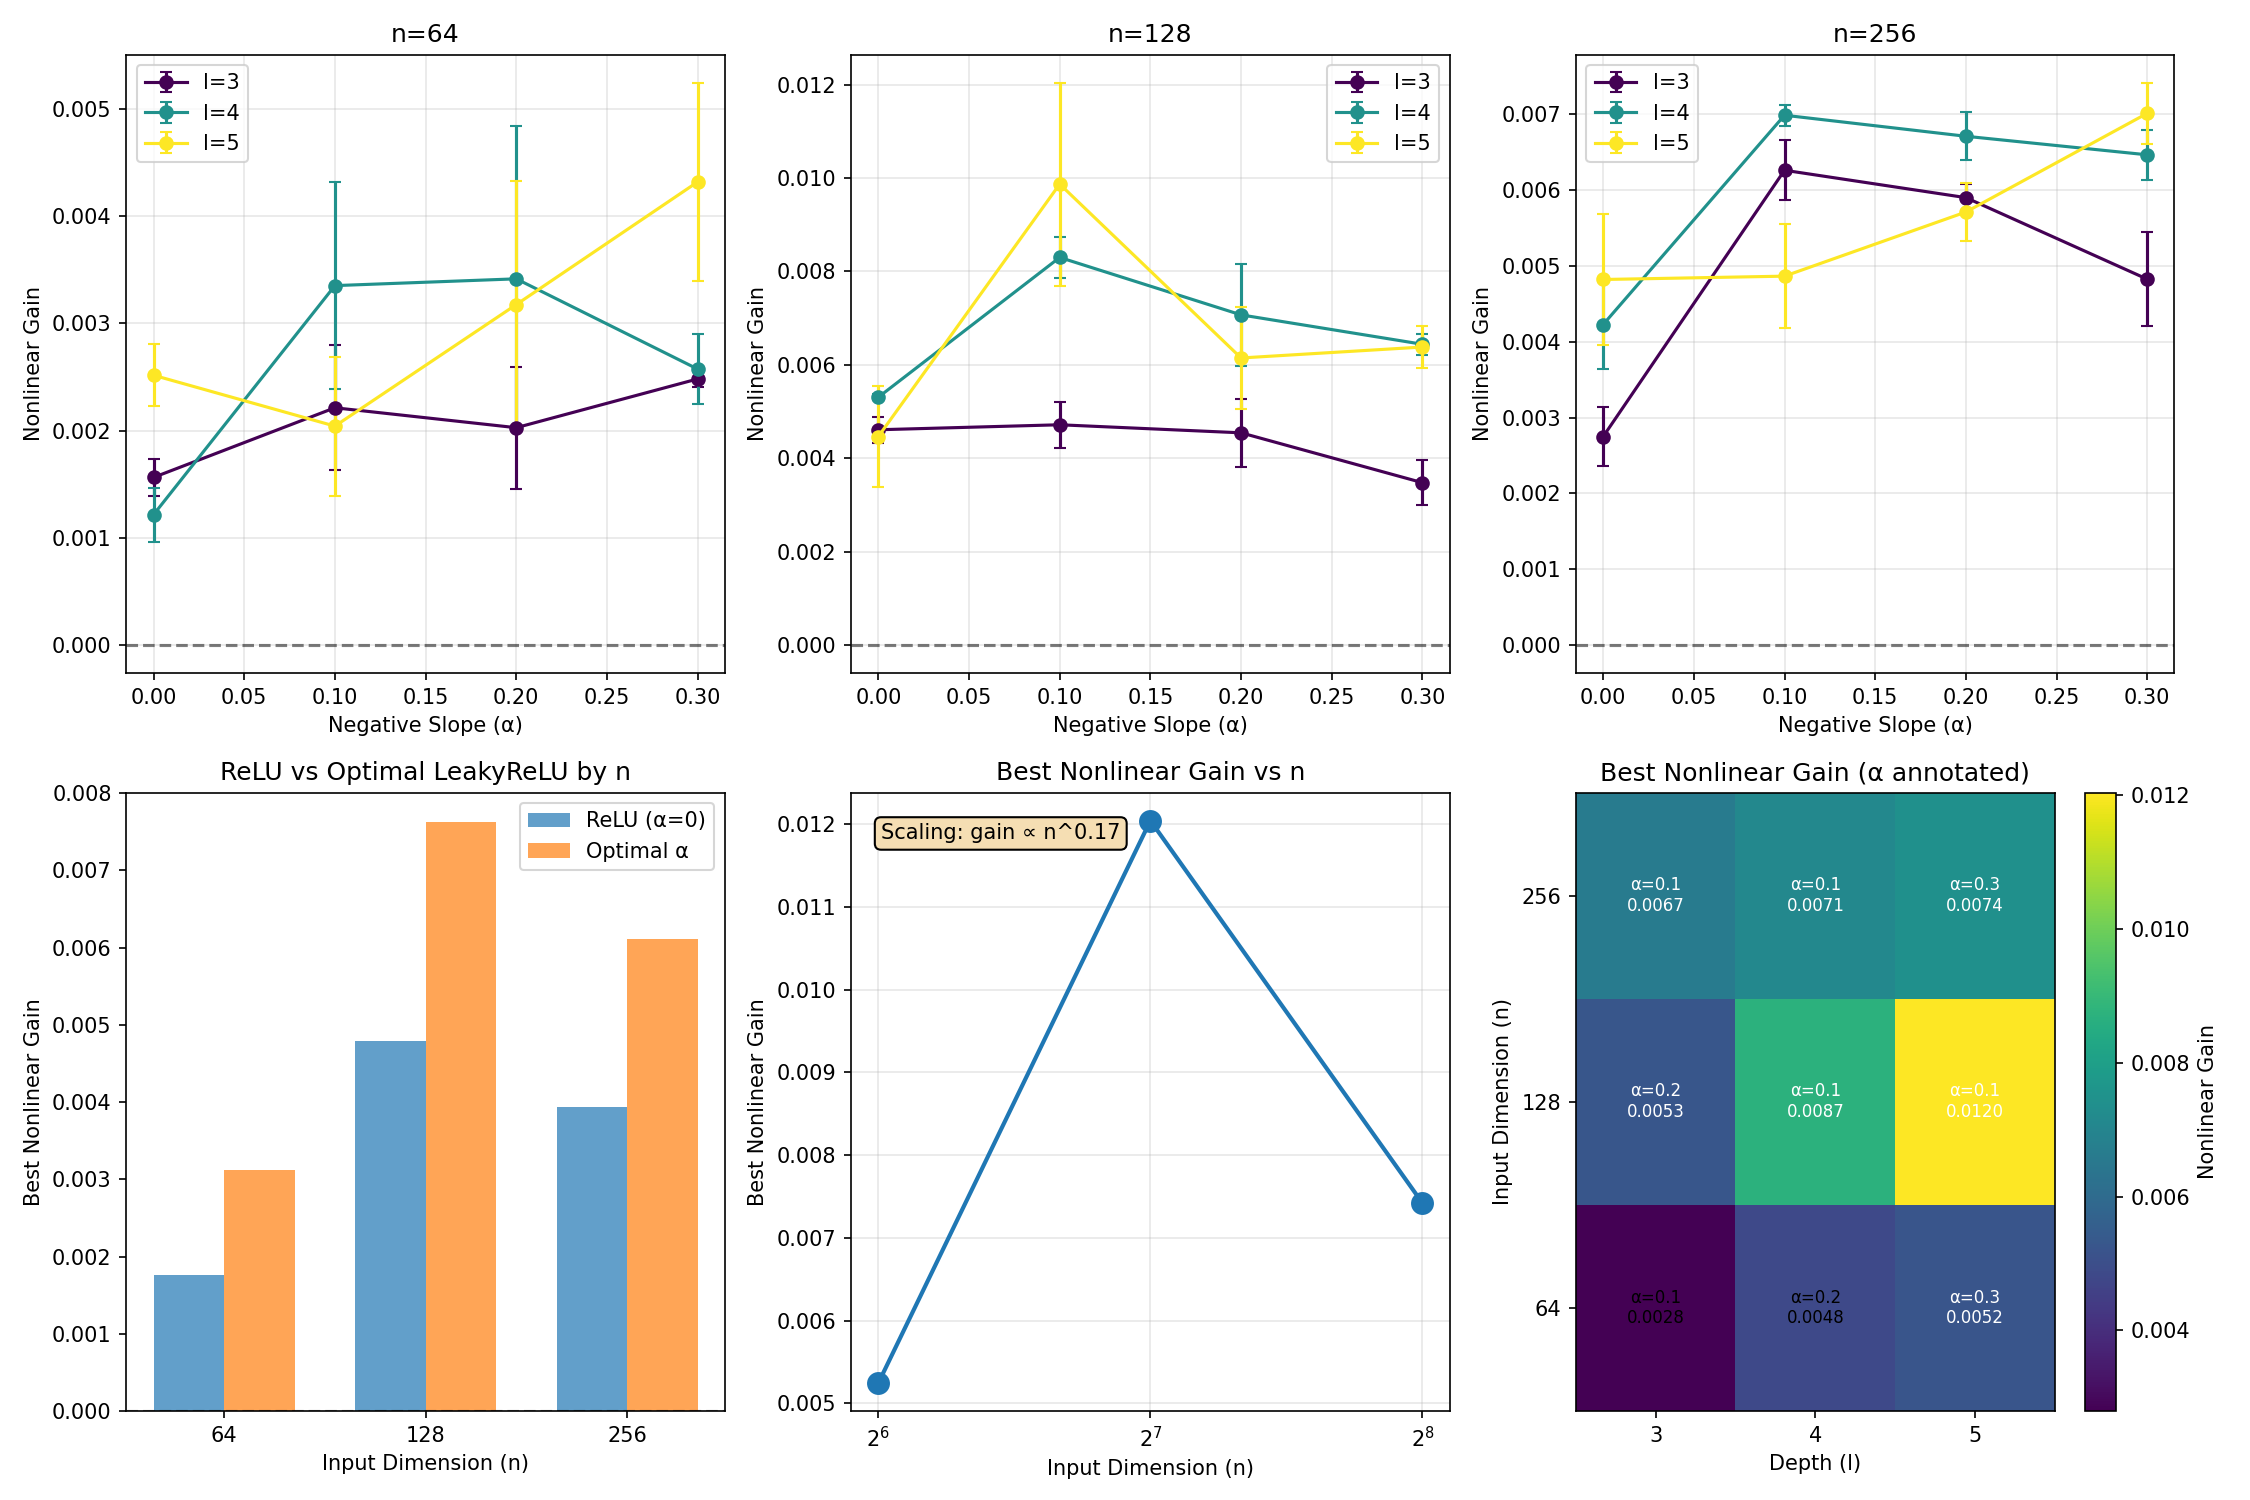

Recreate this plot in Python.
"""
Experiment 13: Combined Optimal Configuration Test

Key question: Do the optimal findings from prior experiments combine synergistically?

Prior findings to combine:
- Exp 12: Optimal α=0.2 for LeakyReLU (44% improvement over default)
- Exp 10: Larger n benefits from more depth (optimal_l scales with log2(n))
- Exp 8: Depth × compression are substitutes (negative interaction r=-0.925)
- Exp 5: Larger n yields higher nonlinear gain with scaled training

Hypothesis:
1. Combining α=0.2 with the best depth/compression at each n should produce
   the highest nonlinear gains observed so far
2. The α=0.2 advantage should persist or increase at larger n
3. There may be an α × depth interaction (optimal α may shift with depth)

Design:
- Test n ∈ {64, 128, 256}
- Test α ∈ {0.0 (ReLU), 0.1, 0.2, 0.3} (around the optimal from Exp 12)
- Test l ∈ {3, 4, 5} (around optimal depths from Exp 10)
- Fixed CR=16 (high compression, known to work well)
- Scaled training: steps ∝ n × (l+1)/2
- 2 seeds per config (for speed)
"""

import torch
import torch.nn as nn
import torch.optim as optim
import numpy as np
import matplotlib.pyplot as plt
from tqdm import tqdm
import json
import os

device = torch.device('cuda' if torch.cuda.is_available() else 'cpu')
print(f"Using device: {device}")

OUTPUT_DIR = "/Users/williamcuozzo/Desktop/ai_projects/nonlinear_features/results_2026-02-26_2340/experiment_13"


class Autoencoder(nn.Module):
    def __init__(self, n: int, m: int, l: int, negative_slope: float):
        super().__init__()
        self.n = n
        self.m = m
        self.l = l
        self.negative_slope = negative_slope

        encoder_layers = []
        for i in range(l):
            encoder_layers.append(nn.Linear(n, n))
            encoder_layers.append(nn.LeakyReLU(negative_slope=negative_slope))
        encoder_layers.append(nn.Linear(n, m))
        self.encoder = nn.Sequential(*encoder_layers)

        decoder_layers = []
        decoder_layers.append(nn.Linear(m, n))
        decoder_layers.append(nn.LeakyReLU(negative_slope=negative_slope))
        for i in range(l - 1):
            decoder_layers.append(nn.Linear(n, n))
            decoder_layers.append(nn.LeakyReLU(negative_slope=negative_slope))
        if l > 0:
            decoder_layers.append(nn.Linear(n, n))
        self.decoder = nn.Sequential(*decoder_layers)

    def encode(self, x):
        return self.encoder(x)

    def decode(self, z):
        return self.decoder(z)

    def forward(self, x):
        z = self.encode(x)
        return self.decode(z), z


def generate_sparse_data(n_samples: int, n_features: int, sparsity: float = 0.1) -> torch.Tensor:
    mask = (torch.rand(n_samples, n_features) < sparsity).float()
    values = torch.rand(n_samples, n_features)
    return (mask * values).to(device)


def measure_encoding_linearity(model, n_samples=500, sparsity=0.1):
    """Measure linearity metrics for the encoder."""
    model.eval()

    with torch.no_grad():
        x = generate_sparse_data(n_samples, model.n, sparsity)
        z = model.encode(x)

        # Fit best linear approximation
        x_with_bias = torch.cat([x, torch.ones(n_samples, 1, device=device)], dim=1)
        W_linear = torch.linalg.lstsq(x_with_bias, z).solution
        z_linear = x_with_bias @ W_linear

        # Linearity score
        z_var = z.var(dim=0).sum()
        residual_var = (z - z_linear).var(dim=0).sum()
        linearity_score = 1 - (residual_var / (z_var + 1e-8)).item()

        # Reconstruction comparison
        x_recon_full, _ = model(x)
        x_recon_linear = model.decode(z_linear)

        mse_full = nn.functional.mse_loss(x_recon_full, x).item()
        mse_linear = nn.functional.mse_loss(x_recon_linear, x).item()
        nonlinear_gain = (mse_linear - mse_full) / (mse_linear + 1e-8)

        # Effective dimensionality of latent space
        z_centered = z - z.mean(dim=0, keepdim=True)
        singular_values = torch.linalg.svdvals(z_centered)
        sv_normalized = singular_values / singular_values.sum()
        effective_dim = (1.0 / (sv_normalized ** 2).sum()).item()
        effective_dim_ratio = effective_dim / model.m

        # Top-1 variance fraction
        sv_squared = singular_values ** 2
        top1_var = (sv_squared[0] / sv_squared.sum()).item()

    model.train()
    return {
        'linearity_score': linearity_score,
        'mse_full': mse_full,
        'mse_linear': mse_linear,
        'nonlinear_gain': nonlinear_gain,
        'effective_dim': effective_dim,
        'effective_dim_ratio': effective_dim_ratio,
        'top1_var': top1_var
    }


def train_model(model, n_steps, batch_size=256, sparsity=0.1, lr=1e-3):
    """Train model for n_steps."""
    optimizer = optim.Adam(model.parameters(), lr=lr)
    losses = []

    for step in range(n_steps):
        x = generate_sparse_data(batch_size, model.n, sparsity)
        optimizer.zero_grad()
        x_recon, z = model(x)
        loss = nn.functional.mse_loss(x_recon, x)
        loss.backward()
        optimizer.step()
        losses.append(loss.item())

    return np.mean(losses[-50:]) if len(losses) >= 50 else np.mean(losses)


def run_experiment():
    """Main experiment: test combined optimal configuration."""

    # Test parameters
    ns = [64, 128, 256]
    alphas = [0.0, 0.1, 0.2, 0.3]  # Include ReLU (0.0) as baseline
    depths = [3, 4, 5]
    compression_ratio = 16

    sparsity = 0.1
    base_steps = 50  # Will be scaled by n and depth
    n_seeds = 2

    all_results = []

    print("=" * 60)
    print("Experiment 13: Combined Optimal Configuration Test")
    print("=" * 60)
    print(f"Input dimensions: {ns}")
    print(f"Negative slopes (alpha): {alphas}")
    print(f"Depths: {depths}")
    print(f"Compression ratio: {compression_ratio}")
    print(f"Base steps: {base_steps} (scaled by n/32 × (l+1)/2)")
    print(f"Seeds: {n_seeds}")
    print("=" * 60)

    total_configs = len(ns) * len(alphas) * len(depths) * n_seeds
    pbar = tqdm(total=total_configs, desc="Running experiments")

    for n in ns:
        m = n // compression_ratio

        for alpha in alphas:
            for l in depths:
                # Scale training with both n and depth (per Exp 5 & 6 findings)
                n_steps = int(base_steps * (n / 32) * (l + 1) / 2)

                for seed in range(n_seeds):
                    torch.manual_seed(42 + seed)
                    np.random.seed(42 + seed)

                    model = Autoencoder(n, m, l, negative_slope=alpha).to(device)
                    n_params = sum(p.numel() for p in model.parameters())

                    final_loss = train_model(model, n_steps, sparsity=sparsity)

                    metrics = measure_encoding_linearity(model, sparsity=sparsity)

                    result = {
                        'n': n,
                        'm': m,
                        'l': l,
                        'alpha': alpha,
                        'compression_ratio': compression_ratio,
                        'seed': seed,
                        'n_params': n_params,
                        'n_steps': n_steps,
                        'final_loss': final_loss,
                        **metrics
                    }
                    all_results.append(result)
                    pbar.update(1)

    pbar.close()
    return all_results


def analyze_and_plot(results):
    """Analyze results and create visualizations."""

    print("\n" + "=" * 60)
    print("ANALYSIS")
    print("=" * 60)

    ns = sorted(list(set(r['n'] for r in results)))
    alphas = sorted(list(set(r['alpha'] for r in results)))
    depths = sorted(list(set(r['l'] for r in results)))

    # Overall correlations
    all_alpha = [r['alpha'] for r in results]
    all_n = [r['n'] for r in results]
    all_l = [r['l'] for r in results]
    all_gain = [r['nonlinear_gain'] for r in results]
    all_log_n = [np.log2(r['n']) for r in results]

    alpha_gain_corr = np.corrcoef(all_alpha, all_gain)[0, 1]
    n_gain_corr = np.corrcoef(all_log_n, all_gain)[0, 1]
    depth_gain_corr = np.corrcoef(all_l, all_gain)[0, 1]

    print(f"\n  OVERALL CORRELATIONS:")
    print(f"    Alpha vs Nonlinear Gain: r = {alpha_gain_corr:.3f}")
    print(f"    log2(n) vs Nonlinear Gain: r = {n_gain_corr:.3f}")
    print(f"    Depth vs Nonlinear Gain: r = {depth_gain_corr:.3f}")

    # Best config per n
    print(f"\n  BEST CONFIG PER INPUT DIMENSION:")
    best_per_n = {}
    for n in ns:
        subset = [r for r in results if r['n'] == n]
        best = max(subset, key=lambda x: x['nonlinear_gain'])
        best_per_n[n] = best
        print(f"    n={n}: α={best['alpha']}, l={best['l']}, gain={best['nonlinear_gain']:.5f}, MSE={best['mse_full']:.5f}")

    # Alpha effect by n
    print(f"\n  ALPHA EFFECT BY INPUT DIMENSION:")
    alpha_effect_by_n = {}
    for n in ns:
        subset = [r for r in results if r['n'] == n]
        alpha_gains = {}
        for alpha in alphas:
            a_subset = [r for r in subset if r['alpha'] == alpha]
            if a_subset:
                alpha_gains[alpha] = np.mean([r['nonlinear_gain'] for r in a_subset])

        best_alpha = max(alpha_gains, key=alpha_gains.get)
        relu_gain = alpha_gains.get(0.0, 0)
        best_gain = alpha_gains[best_alpha]
        improvement = (best_gain - relu_gain) / (abs(relu_gain) + 1e-8) * 100

        alpha_effect_by_n[n] = {
            'best_alpha': best_alpha,
            'best_gain': best_gain,
            'relu_gain': relu_gain,
            'improvement': improvement,
            'alpha_gains': alpha_gains
        }
        print(f"    n={n}: best α={best_alpha}, gain={best_gain:.5f} ({improvement:+.1f}% vs ReLU)")

    # Depth effect by n
    print(f"\n  DEPTH EFFECT BY INPUT DIMENSION:")
    for n in ns:
        subset = [r for r in results if r['n'] == n]
        ls = [r['l'] for r in subset]
        gs = [r['nonlinear_gain'] for r in subset]
        corr = np.corrcoef(ls, gs)[0, 1]
        print(f"    n={n}: depth-gain correlation r = {corr:.3f}")

    # Alpha × depth interaction
    print(f"\n  ALPHA × DEPTH INTERACTION:")
    for n in ns:
        subset = [r for r in results if r['n'] == n]
        # Check if optimal alpha varies with depth
        for l in depths:
            l_subset = [r for r in subset if r['l'] == l]
            alpha_gains = {}
            for alpha in alphas:
                a_subset = [r for r in l_subset if r['alpha'] == alpha]
                if a_subset:
                    alpha_gains[alpha] = np.mean([r['nonlinear_gain'] for r in a_subset])
            best_alpha = max(alpha_gains, key=alpha_gains.get)
            print(f"    n={n}, l={l}: best α={best_alpha}, gain={alpha_gains[best_alpha]:.5f}")

    # Create visualizations
    fig, axes = plt.subplots(2, 3, figsize=(15, 10))

    # Plot 1-3: Nonlinear gain vs alpha by depth, one plot per n
    for idx, n in enumerate(ns):
        ax = axes[0, idx]
        subset = [r for r in results if r['n'] == n]
        colors = plt.cm.viridis(np.linspace(0, 1, len(depths)))

        for i, l in enumerate(depths):
            l_subset = [r for r in subset if r['l'] == l]
            alpha_gains = {}
            alpha_stds = {}
            for alpha in alphas:
                a_subset = [r for r in l_subset if r['alpha'] == alpha]
                if a_subset:
                    gains = [r['nonlinear_gain'] for r in a_subset]
                    alpha_gains[alpha] = np.mean(gains)
                    alpha_stds[alpha] = np.std(gains)

            as_sorted = sorted(alpha_gains.keys())
            gs = [alpha_gains[a] for a in as_sorted]
            stds = [alpha_stds[a] for a in as_sorted]
            ax.errorbar(as_sorted, gs, yerr=stds, marker='o', capsize=3,
                       label=f'l={l}', color=colors[i])

        ax.axhline(y=0, color='k', linestyle='--', alpha=0.5)
        ax.set_xlabel('Negative Slope (α)')
        ax.set_ylabel('Nonlinear Gain')
        ax.set_title(f'n={n}')
        ax.legend()
        ax.grid(True, alpha=0.3)

    # Plot 4: Best nonlinear gain vs n (comparing ReLU vs optimal α)
    ax = axes[1, 0]
    relu_gains = []
    optimal_gains = []
    for n in ns:
        relu_gains.append(alpha_effect_by_n[n]['relu_gain'])
        optimal_gains.append(alpha_effect_by_n[n]['best_gain'])

    x = np.arange(len(ns))
    width = 0.35
    ax.bar(x - width/2, relu_gains, width, label='ReLU (α=0)', alpha=0.7)
    ax.bar(x + width/2, optimal_gains, width, label='Optimal α', alpha=0.7)
    ax.set_xlabel('Input Dimension (n)')
    ax.set_ylabel('Best Nonlinear Gain')
    ax.set_title('ReLU vs Optimal LeakyReLU by n')
    ax.set_xticks(x)
    ax.set_xticklabels(ns)
    ax.legend()
    ax.axhline(y=0, color='k', linestyle='--', alpha=0.5)

    # Plot 5: Scaling of nonlinear gain with n
    ax = axes[1, 1]
    best_gains = [best_per_n[n]['nonlinear_gain'] for n in ns]
    ax.plot(ns, best_gains, 'o-', linewidth=2, markersize=10)
    ax.set_xlabel('Input Dimension (n)')
    ax.set_ylabel('Best Nonlinear Gain')
    ax.set_title('Best Nonlinear Gain vs n')
    ax.set_xscale('log', base=2)
    ax.grid(True, alpha=0.3)

    # Add scaling fit
    log_ns = np.log2(ns)
    log_gains = np.log(np.array(best_gains) + 1e-6)
    valid = ~np.isinf(log_gains)
    if valid.sum() >= 2:
        slope, intercept = np.polyfit(log_ns[valid], log_gains[valid], 1)
        ax.text(0.05, 0.95, f'Scaling: gain ∝ n^{slope:.2f}', transform=ax.transAxes,
                verticalalignment='top', fontsize=10, bbox=dict(boxstyle='round', facecolor='wheat'))

    # Plot 6: Heatmap of optimal alpha by (n, l)
    ax = axes[1, 2]
    opt_alpha_matrix = np.zeros((len(ns), len(depths)))
    gain_matrix = np.zeros((len(ns), len(depths)))

    for i, n in enumerate(ns):
        for j, l in enumerate(depths):
            subset = [r for r in results if r['n'] == n and r['l'] == l]
            if subset:
                best = max(subset, key=lambda x: x['nonlinear_gain'])
                opt_alpha_matrix[i, j] = best['alpha']
                gain_matrix[i, j] = best['nonlinear_gain']

    im = ax.imshow(gain_matrix, aspect='auto', cmap='viridis', origin='lower')
    ax.set_xticks(range(len(depths)))
    ax.set_xticklabels(depths)
    ax.set_yticks(range(len(ns)))
    ax.set_yticklabels(ns)
    ax.set_xlabel('Depth (l)')
    ax.set_ylabel('Input Dimension (n)')
    ax.set_title('Best Nonlinear Gain (α annotated)')
    plt.colorbar(im, ax=ax, label='Nonlinear Gain')

    # Annotate with optimal alpha
    for i in range(len(ns)):
        for j in range(len(depths)):
            alpha = opt_alpha_matrix[i, j]
            gain = gain_matrix[i, j]
            ax.text(j, i, f'α={alpha:.1f}\n{gain:.4f}', ha='center', va='center',
                   fontsize=8, color='white' if gain > 0.005 else 'black')

    plt.tight_layout()
    plt.savefig(f'{OUTPUT_DIR}/combined_optimal_config.png', dpi=150)
    plt.close()
    print(f"\nSaved plot to {OUTPUT_DIR}/combined_optimal_config.png")

    # Summary statistics
    print("\n" + "=" * 60)
    print("SUMMARY STATISTICS")
    print("=" * 60)

    # Compute improvement of optimal over ReLU
    all_improvements = []
    for n in ns:
        improvement = alpha_effect_by_n[n]['improvement']
        all_improvements.append(improvement)

    mean_improvement = np.mean(all_improvements)

    # Overall best config
    overall_best = max(results, key=lambda x: x['nonlinear_gain'])

    print(f"\n  Overall best config: n={overall_best['n']}, α={overall_best['alpha']}, l={overall_best['l']}")
    print(f"  Best nonlinear gain achieved: {overall_best['nonlinear_gain']:.5f}")
    print(f"  Mean improvement of optimal α over ReLU: {mean_improvement:.1f}%")

    # Does optimal alpha scale with n?
    opt_alphas = [alpha_effect_by_n[n]['best_alpha'] for n in ns]
    if len(set(opt_alphas)) > 1:
        corr = np.corrcoef(ns, opt_alphas)[0, 1]
        print(f"  Correlation of optimal α with n: r = {corr:.3f}")
    else:
        print(f"  Optimal α is consistent: {opt_alphas[0]} across all n")

    # Save results
    def make_serializable(obj):
        if isinstance(obj, (np.floating, np.float32, np.float64)):
            return float(obj)
        elif isinstance(obj, (np.integer, np.int32, np.int64)):
            return int(obj)
        elif isinstance(obj, dict):
            return {str(k): make_serializable(v) for k, v in obj.items()}
        elif isinstance(obj, list):
            return [make_serializable(v) for v in obj]
        return obj

    serializable_results = make_serializable(results)
    serializable_stats = make_serializable({
        'alpha_gain_corr': alpha_gain_corr,
        'n_gain_corr': n_gain_corr,
        'depth_gain_corr': depth_gain_corr,
        'best_per_n': best_per_n,
        'alpha_effect_by_n': alpha_effect_by_n,
        'overall_best': overall_best,
        'mean_improvement_over_relu': mean_improvement,
    })

    with open(f'{OUTPUT_DIR}/results.json', 'w') as f:
        json.dump({
            'results': serializable_results,
            'stats': serializable_stats
        }, f, indent=2)
    print(f"\nSaved results to {OUTPUT_DIR}/results.json")

    return serializable_stats


if __name__ == "__main__":
    results = run_experiment()
    stats = analyze_and_plot(results)
